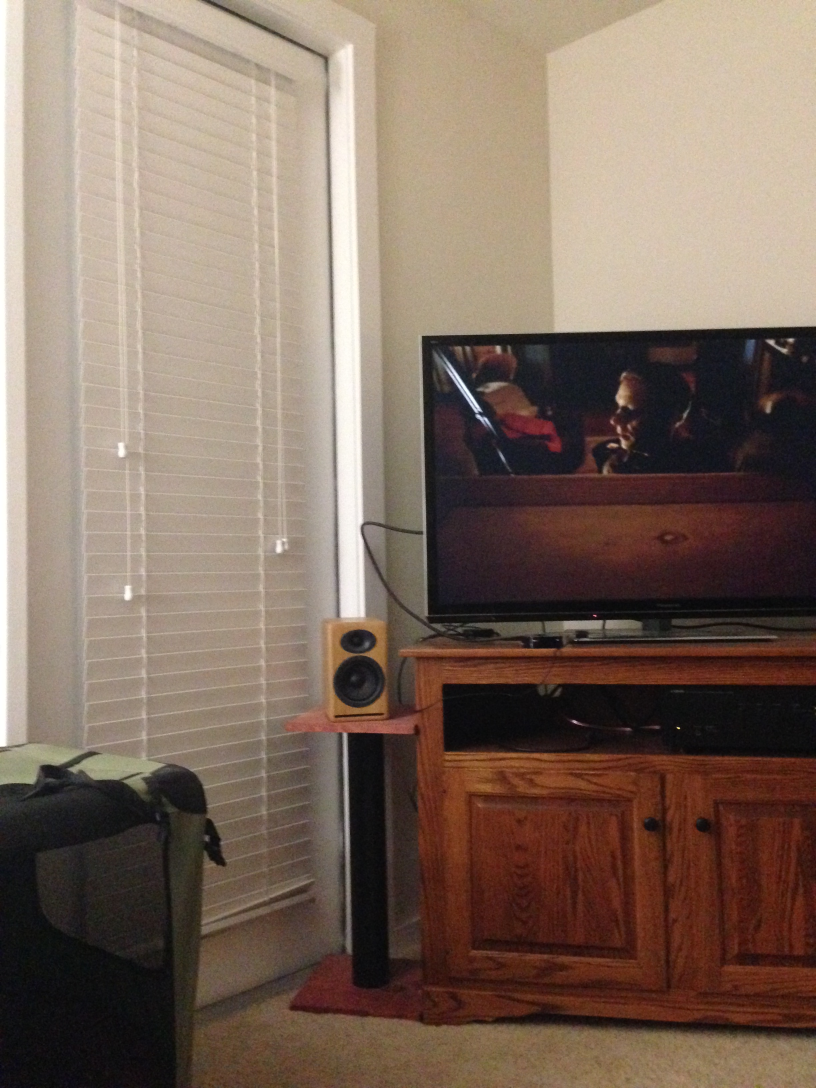
#> input picture Rover2019/Image Processing/Panorama/1.jpg, 2448 x 3264 px (shown at 1/3 size)
$ python stitch.py
#> lines starting #> are read from the running program, lines starting #| are printed output that depends on the picture; after the words box and inside, x2 and y2 are one past the last pixel; in counts of white or black regions, pixels touching at a corner belong together
### Rover2019/Image Processing/Panorama/panorama.py
import numpy as np
import imutils
import cv2

class Stitcher:
    def stitch(self, images, ratio=0.75, reprojThresh=4.0,showMatches=False):
        (imageB, imageA) = images
        (kpsA, featuresA) = self.detectAndDescribe(imageA)
        (kpsB, featuresB) = self.detectAndDescribe(imageB)
        M = self.matchKeypoints(kpsA, kpsB, featuresA, featuresB, ratio, reprojThresh)
        if M is None:
            return None
        (matches, H, status) = M
        result = cv2.warpPerspective(imageA, H,(imageA.shape[1] + imageB.shape[1], imageA.shape[0]))
        result[0:imageB.shape[0], 0:imageB.shape[1]] = imageB
        if showMatches:
            vis = self.drawMatches(imageA, imageB, kpsA, kpsB, matches,status)
            return (result, vis)
        return result

    def detectAndDescribe(self, image):
        gray = cv2.cvtColor(image, cv2.COLOR_BGR2GRAY)
        detector = cv2.ORB_create()
        kps = detector.detect(gray)
        '''
        extractor = cv2.xfeatures2d.BriefDescriptorExtractor_create()
        (kps, features) = extractor.compute(gray, kps)
        '''
        (kps, features) = detector.detectAndCompute(gray, None)
        kps = np.float32([kp.pt for kp in kps])
        return (kps, features)

    def matchKeypoints(self, kpsA, kpsB, featuresA, featuresB, ratio, reprojThresh):
        matcher = cv2.DescriptorMatcher_create("BruteForce")
        rawMatches = matcher.knnMatch(featuresA, featuresB, 2)
        matches = []

        for m in rawMatches:
            if len(m) == 2 and m[0].distance < m[1].distance * ratio:
                matches.append((m[0].trainIdx, m[0].queryIdx))

        if len(matches) > 4:
            ptsA = np.float32([kpsA[i] for (_, i) in matches])
            ptsB = np.float32([kpsB[i] for (i, _) in matches])
            (H, status) = cv2.findHomography(ptsA, ptsB, cv2.RANSAC, reprojThresh)
            return (matches, H, status)

        return None

    def drawMatches(self, imageA, imageB, kpsA, kpsB, matches, status):
        (hA, wA) = imageA.shape[:2]
        (hB, wB) = imageB.shape[:2]
        vis = np.zeros((max(hA, hB), wA + wB, 3), dtype="uint8")
        vis[0:hA, 0:wA] = imageA
        vis[0:hB, wA:] = imageB
        for ((trainIdx, queryIdx), s) in zip(matches, status):
            if s == 1:
                ptA = (int(kpsA[queryIdx][0]), int(kpsA[queryIdx][1]))
                ptB = (int(kpsB[trainIdx][0]) + wA, int(kpsB[trainIdx][1]))
                cv2.line(vis, ptA, ptB, (0, 255, 0), 1)
        return vis

### Rover2019/Image Processing/Panorama/stitch.py
from panorama import Stitcher
import argparse
import imutils
import cv2

imageA = cv2.imread("1.jpg")
#> imageA is the input picture: shape (3264, 2448, 3); mean B, G, R 95.4, 108.5, 127.8
imageB = cv2.imread("2.jpg")
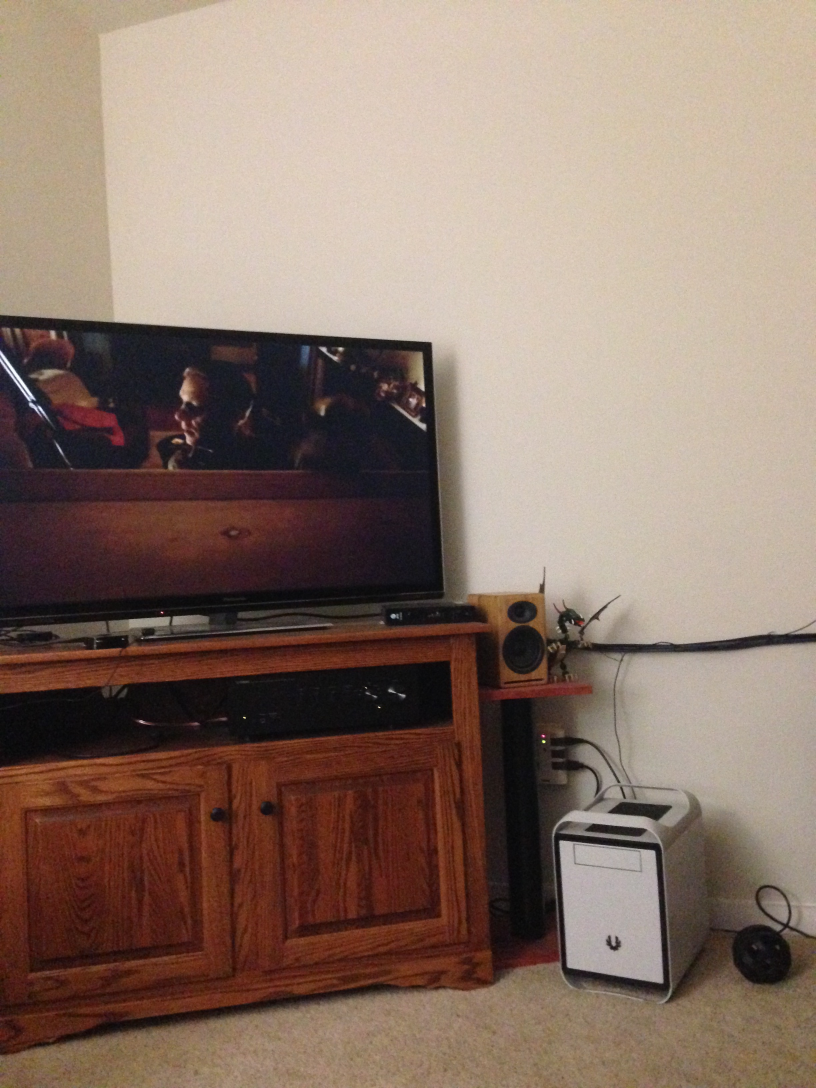
#> input picture Rover2019/Image Processing/Panorama/2.jpg, 2448 x 3264 px (shown at 1/3 size)
#> imageB is the input picture: shape (3264, 2448, 3); mean B, G, R 105.4, 117.7, 139.1
imageA = imutils.resize(imageA, width=400)
#> imageA: shape (533, 400, 3)
imageB = imutils.resize(imageB, width=400)
#> imageB: shape (533, 400, 3)

stitcher = Stitcher()
(result, vis) = stitcher.stitch([imageA, imageB], showMatches=True)
#> in detectAndDescribe, `gray = cv2.cvtColor(image, cv2.COLOR_BGR2GRAY)`:
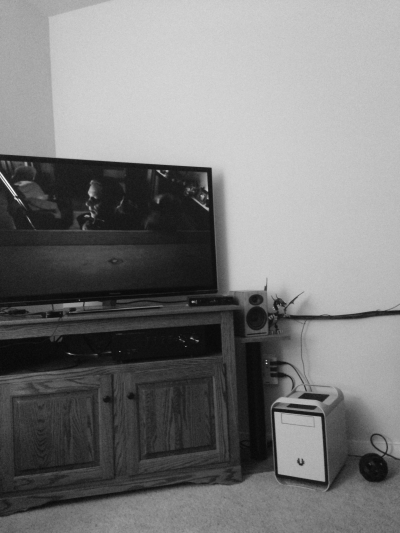
#> gray: shape (533, 400); min 8, max 250, mean 122.7
#> in detectAndDescribe, `kps = detector.detect(gray)`: kps = 499 keypoints; strongest (x, y, size): (275, 412, 31), (275, 413, 37.2), (210, 168, 31), (275, 415, 44.6)
#> in detectAndDescribe, `kps = np.float32([kp.pt for kp in kps])`: kps = 499 pairs, first value 43 to 338.7, second value 167.6 to 490
#> in stitch, `(kpsA, featuresA) = self.detectAndDescribe(imageA)`: kpsA has the same summary as kps in detectAndDescribe
#> in detectAndDescribe (call 2), `gray = cv2.cvtColor(image, cv2.COLOR_BGR2GRAY)`:
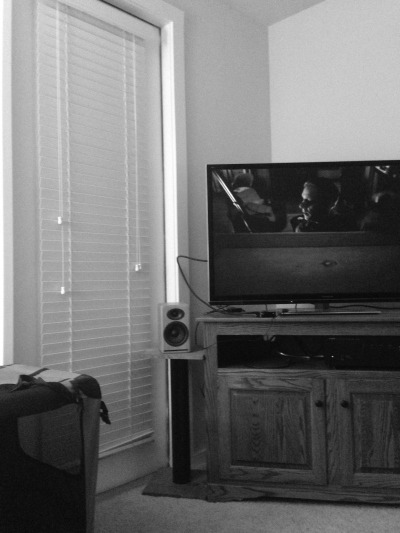
#> gray: shape (533, 400); min 8, max 255, mean 112.8
#> in detectAndDescribe (call 2), `kps = detector.detect(gray)`: kps = 495 keypoints; strongest (x, y, size): (236, 202, 31), (235, 204, 31), (232, 200, 31), (233, 204, 31)
#> in detectAndDescribe (call 2), `kps = np.float32([kp.pt for kp in kps])`: kps = 495 pairs, first value 35 to 368, second value 157.7 to 456
#> in stitch, `(kpsB, featuresB) = self.detectAndDescribe(imageB)`: kpsB has the same summary as kps in detectAndDescribe
#> in matchKeypoints, `rawMatches = matcher.knnMatch(featuresA, featuresB, 2)`: rawMatches = 499 matches
#> after the loop in matchKeypoints, `for m in rawMatches:`: matches = 33 pairs, first value 10 to 431, second value 11 to 426
#> in matchKeypoints, `ptsA = np.float32([kpsA[i] for (_, i) in matches])`: ptsA = 33 pairs, first value 68.4 to 279, second value 170 to 473
#> in matchKeypoints, `ptsB = np.float32([kpsB[i] for (i, _) in matches])`: ptsB = 33 pairs, first value 280.8 to 368, second value 167 to 352.8
#> in matchKeypoints, `(H, status) = cv2.findHomography(ptsA, ptsB, cv2.RANSAC, reprojThresh)`: H = [[0.599, -0.032, 225.7], [-0.247, 0.884, 27.46], [-0.000981, -5.72e-05, 1]]; status = 33 values, max 1 at index 1, min 0 at index 0, mean 0.939
#> in stitch, `result[0:imageB.shape[0], 0:imageB.shape[1]] = imageB`:
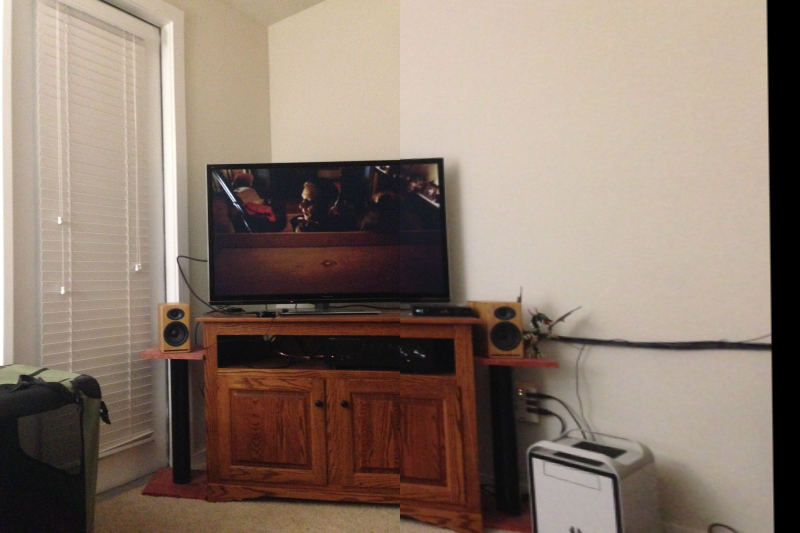
#> result: shape (533, 800, 3); mean B, G, R 110.8, 123.2, 140.3
#> in drawMatches, `vis[0:hA, 0:wA] = imageA`:
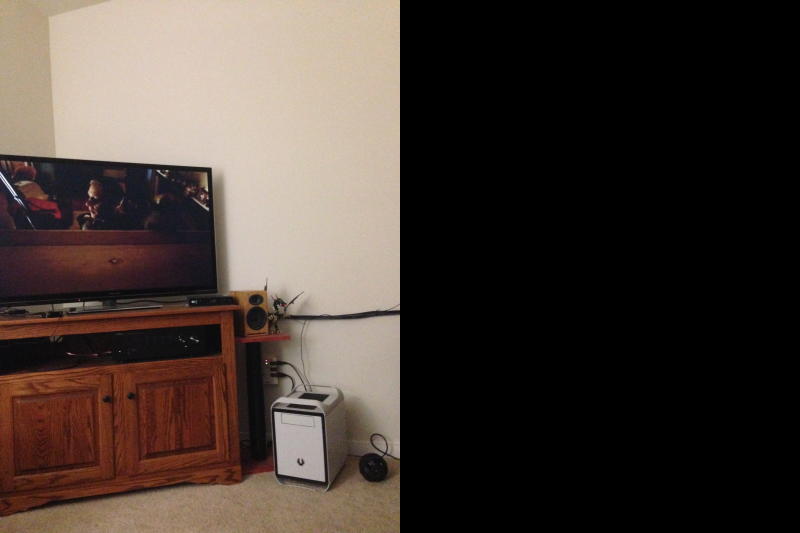
#> vis: shape (533, 800, 3); mean B, G, R 52.7, 58.8, 69.5
#> in drawMatches, `vis[0:hB, wA:] = imageB`:
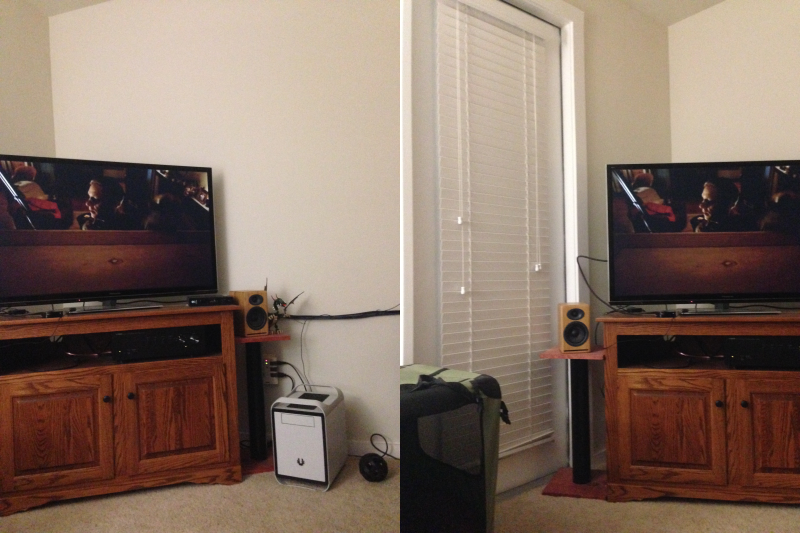
#> vis: shape (533, 800, 3); mean B, G, R 100.4, 113.1, 133.4
#> the loop in drawMatches, `for ((trainIdx, queryIdx), s) in zip(matches, status):` made 33 passes
#> (trainIdx, queryIdx, s, ptA, ptB) on passes 2 to 13: (10, 14, [1], (86, 304), (698, 306)), (32, 17, [1], (91, 187), (705, 189)), (40, 24, [1], (88, 192), (702, 194)), (39, 28, [1], (90, 194), (704, 196)), (26, 29, [1], (89, 214), (702, 215)), (49, 35, [1], (95, 197), (709, 199)), (35, 39, [1], (89, 199), (703, 201)), (153, 53, [1], (89, 208), (702, 210)), (23, 64, [1], (92, 216), (705, 218)), (83, 71, [1], (83, 228), (696, 231)), (69, 80, [1], (94, 206), (708, 208)), (50, 98, [1], (101, 302), (713, 305))
#> (trainIdx, queryIdx, s) on passes 1, 24: (35, 11, [0]), (337, 190, [0])
#> after the loop in drawMatches, `for ((trainIdx, queryIdx), s) in zip(matches, status):`:
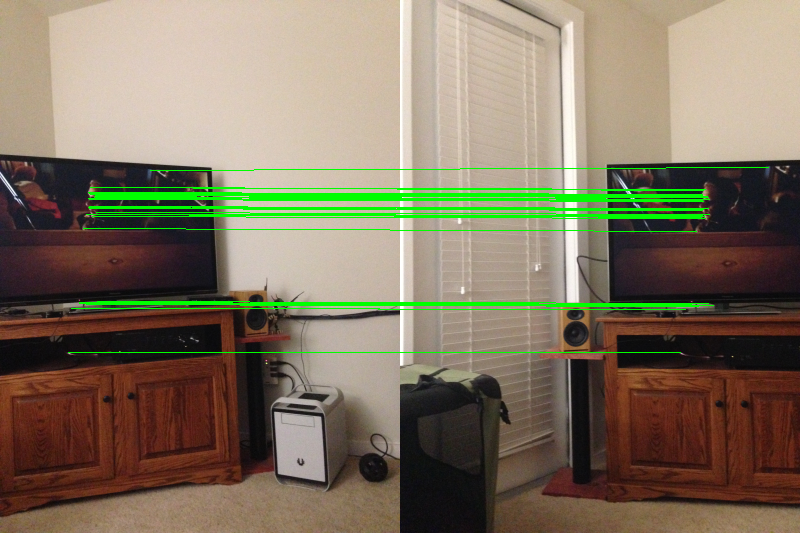
#> vis: shape (533, 800, 3); 3.46% of pixels changed, all inside (x1, y1, x2, y2) = (68, 167, 769, 353)

cv2.imshow("Image A", imageA)
cv2.imshow("Image B", imageB)
cv2.imshow("Keypoint Matches", vis)
cv2.imshow("Result", result)
cv2.waitKey(0)
